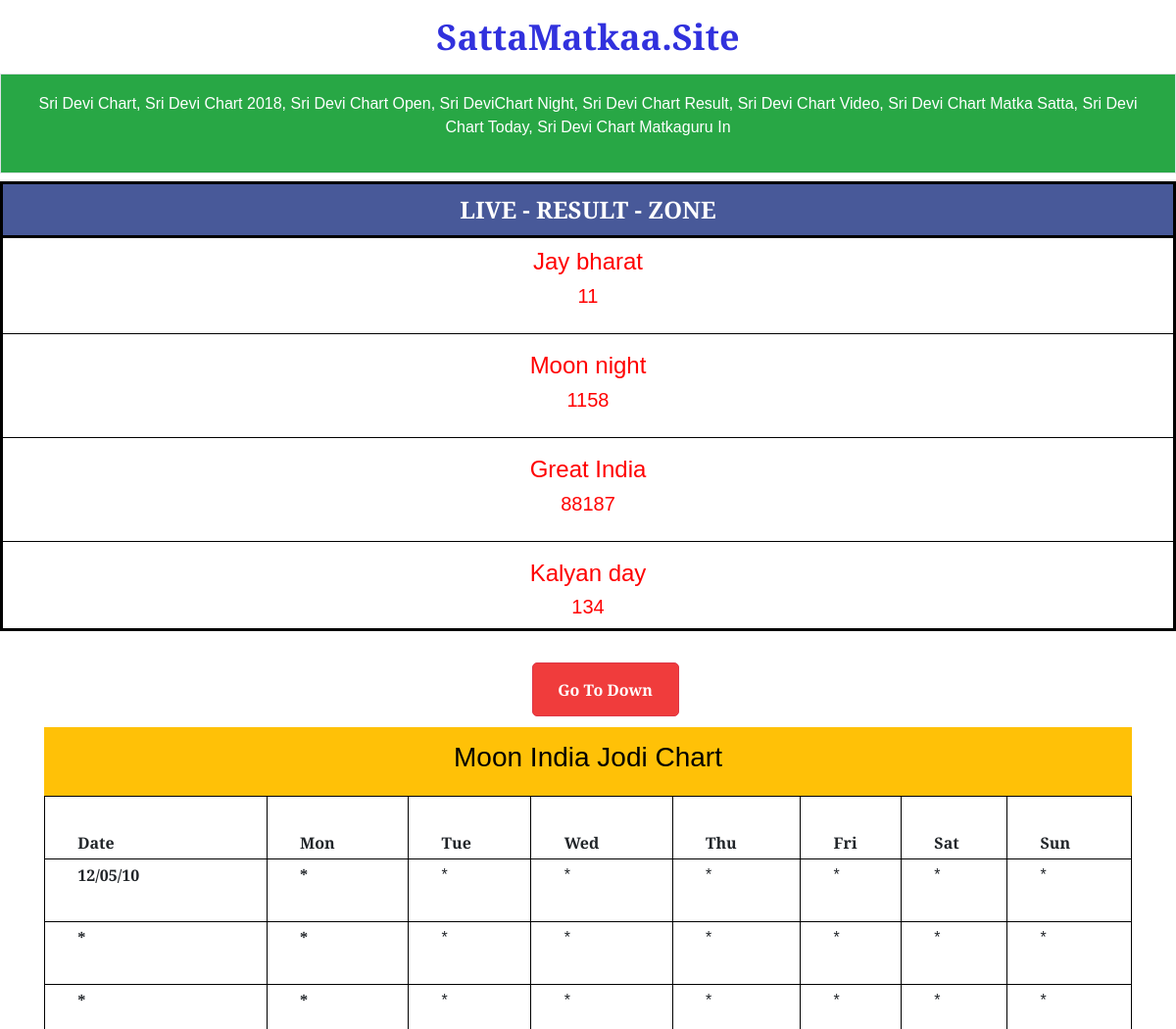
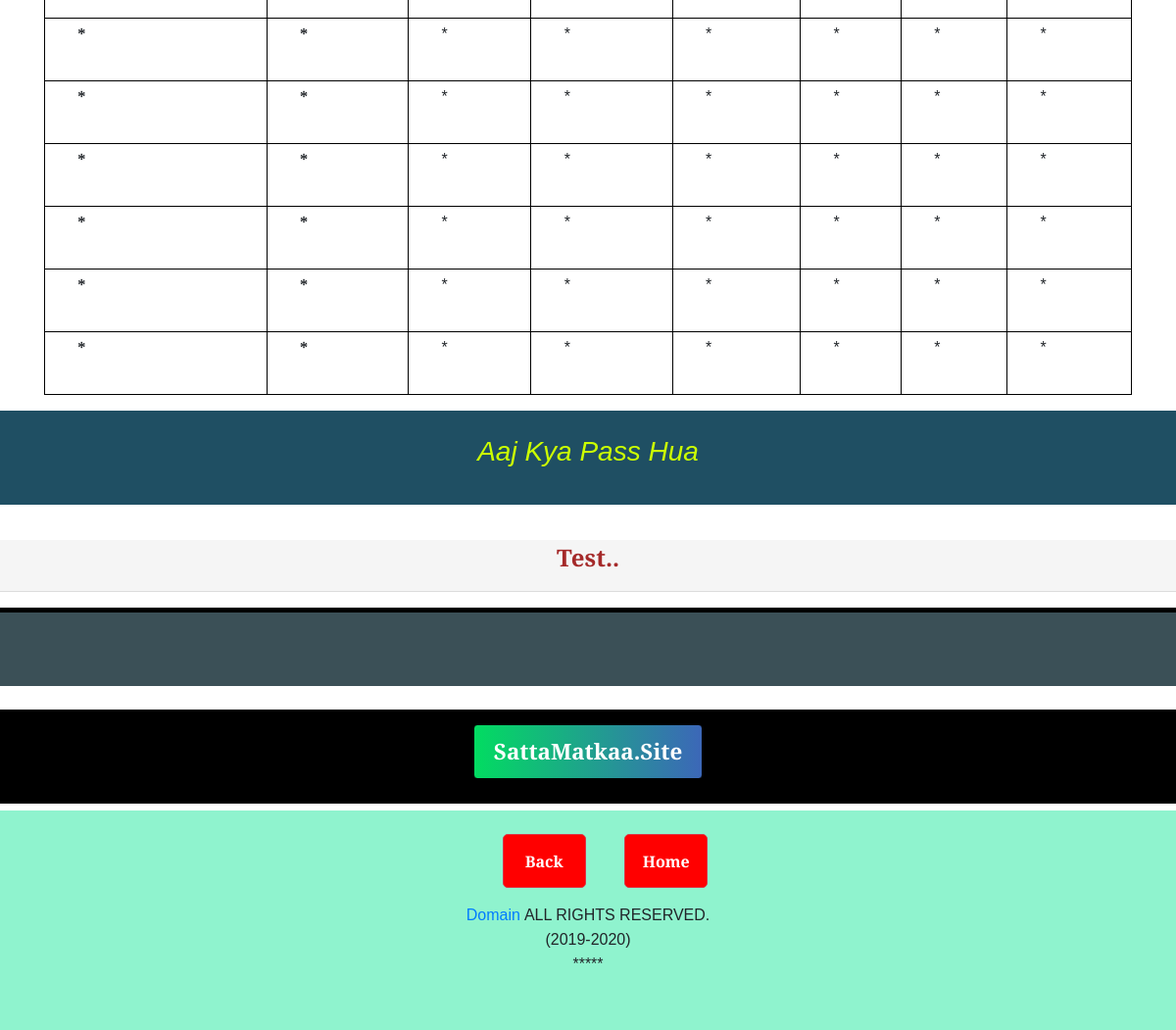
The app's page /sriDevi with its own data (2 pictures, top to bottom).
### game/models.py (models this page shows)
class points(models.Model):
    Jay_bharat = models.CharField(max_length=100,default="*")
    Moon_night = models.CharField(max_length=100,default="*")
    Great_India = models.CharField(max_length=100,default="*")
    Kalyan_day = models.CharField(max_length=100,default="*")

class Moon_night_Chart(models.Model):
    Date = models.CharField(max_length=100,default="*")
    Sun = models.CharField(max_length=100,default="*")
    Mon = models.CharField(max_length=100,default="*")
    Tue = models.CharField(max_length=100,default="*")
    Wed = models.CharField(max_length=100,default="*")
    Thu = models.CharField(max_length=100,default="*")
    Fri = models.CharField(max_length=100,default="*")
    Sat = models.CharField(max_length=100,default="*")

### game/views.py (the view)
# urls.py: path("sriDevi", views.sriDevi, name= 'sriDevi'),
def sriDevi(request):
    all_objects = points.objects.all()
    sriDevi_objects = Moon_night_Chart.objects.all()
    context = {'all_objects': all_objects,'sriDevi_objects':sriDevi_objects}
    return render(request, 'sriDevi.html',context)

### templates/sriDevi.html (shortened to what this page needs)
{% load static %}
<!doctype html>
<html lang="en">
<head>
    <link rel="stylesheet" href="https://stackpath.bootstrapcdn.com/bootstrap/4.5.2/css/bootstrap.min.css"
>
    <link rel="stylesheet" href="{% static 'css/stlye.css' %}">
</head>
<body>
    <center>
        <a href="/" class="namehref">
            <h1 class="textColor my-3">SattaMatkaa.Site</h1>
        </a>
    </center>
    <div class="container-flude firstdivpara">
        <center>
            <p>Sri Devi Chart, Sri Devi Chart 2018, Sri Devi Chart Open, Sri DeviChart Night, Sri Devi Chart Result, Sri
                Devi Chart Video, Sri Devi Chart Matka Satta, Sri Devi Chart Today, Sri Devi Chart Matkaguru In </p>
        </center>
    </div>
    <div class="live my-2">
        <h4 class="livegame"><span class="cercal spinner-grow">*</span> LIVE - RESULT - ZONE </h4>
        <div class="firstName">
            <h4>Jay bharat</h4>
            <h5>{{all_objects.0.Jay_bharat}}</h5>
        </div>
        <hr class="gamehr">
        <div class="firstName">
            <h4>Moon night</h4>
            <h5>{{all_objects.0.Moon_night}}</h5>
        </div>
        <hr class="gamehr">
        <div class="firstName">
            <h4>Great India</h4>
            <h5>{{all_objects.0.Great_India}}</h5>
        </div>
        <hr class="gamehr">
        <div class="firstName">
            <h4>Kalyan day</h4>
            <h5>{{all_objects.0.Kalyan_day}}</h5>
        </div>
    </div>
    <div class="text-center">
        <a href="#bottombutton"> <button type="button" class="btn btn-danger button2">Go To Down</button></a>
    </div>
<div class="container">
    <div class="mainbharath">
        <h3>
            Moon India Jodi Chart
        </h3>
    </div>
    <table class="table table-bordered">
        <thead>
             <tr>
                <th scope="col" style="padding-left: 3%;">Date</th>
                <th scope="col" style="padding-left: 3%;">Mon</th>
                <th scope="col" style="padding-left: 3%;">Tue</th>
                <th scope="col" style="padding-left: 3%;">Wed</th>
                <th scope="col" style="padding-left: 3%;">Thu</th>
                <th scope="col" style="padding-left: 3%;">Fri</th>
                <th scope="col" style="padding-left: 3%;">Sat</th>
                <th scope="col" style="padding-left: 3%;">Sun</th>
            </tr>
        </thead>
        <tbody>
            <tr>
                <th scope="row" style="padding-left: 3%; padding-right: 0%;">{{sriDevi_objects.0.Date}}</th>
                <th scope="row" style="padding-left: 3%; padding-right: 0%;">{{sriDevi_objects.0.Mon}}</th>
                <td style="padding-left: 3%;">{{sriDevi_objects.0.Tue}}</td>
                <td style="padding-left: 3%;">{{sriDevi_objects.0.Wed}}</td>
                <td style="padding-left: 3%;">{{sriDevi_objects.0.Thu}}</td>
                <td style="padding-left: 3%;">{{sriDevi_objects.0.Fri}}</td>
                <td style="padding-left: 3%;">{{sriDevi_objects.0.Sat}}</td>
                <td style="padding-left: 3%;">{{sriDevi_objects.0.Sun}}</td>
            </tr>
            <tr>
                <th scope="row" style="padding-left: 3%; padding-right: 0%;">{{sriDevi_objects.1.Date}}</th>
                <th scope="row" style="padding-left: 3%; padding-right: 0%;">{{sriDevi_objects.1.Mon}}</th>
                <td style="padding-left: 3%;">{{sriDevi_objects.1.Tue}}</td>
                <td style="padding-left: 3%;">{{sriDevi_objects.1.Wed}}</td>
                <td style="padding-left: 3%;">{{sriDevi_objects.1.Thu}}</td>
                <td style="padding-left: 3%;">{{sriDevi_objects.1.Fri}}</td>
                <td style="padding-left: 3%;">{{sriDevi_objects.1.Sat}}</td>
                <td style="padding-left: 3%;">{{sriDevi_objects.1.Sun}}</td>
            </tr>
            <tr>
                <th scope="row" style="padding-left: 3%; padding-right: 0%;">{{sriDevi_objects.2.Date}}</th>
                <th scope="row" style="padding-left: 3%; padding-right: 0%;">{{sriDevi_objects.2.Mon}}</th>
                <td style="padding-left: 3%;">{{sriDevi_objects.2.Tue}}</td>
                <td style="padding-left: 3%;">{{sriDevi_objects.2.Wed}}</td>
                <td style="padding-left: 3%;">{{sriDevi_objects.2.Thu}}</td>
                <td style="padding-left: 3%;">{{sriDevi_objects.2.Fri}}</td>
                <td style="padding-left: 3%;">{{sriDevi_objects.2.Sat}}</td>
                <td style="padding-left: 3%;">{{sriDevi_objects.2.Sun}}</td>
            </tr>
            <tr>
                <th scope="row" style="padding-left: 3%; padding-right: 0%;">{{sriDevi_objects.3.Date}}</th>
                <th scope="row" style="padding-left: 3%; padding-right: 0%;">{{sriDevi_objects.3.Mon}}</th>
                <td style="padding-left: 3%;">{{sriDevi_objects.3.Tue}}</td>
                <td style="padding-left: 3%;">{{sriDevi_objects.3.Wed}}</td>
                <td style="padding-left: 3%;">{{sriDevi_objects.3.Thu}}</td>
                <td style="padding-left: 3%;">{{sriDevi_objects.3.Fri}}</td>
                <td style="padding-left: 3%;">{{sriDevi_objects.3.Sat}}</td>
                <td style="padding-left: 3%;">{{sriDevi_objects.3.Sun}}</td>
            </tr>
            <tr>
                <th scope="row" style="padding-left: 3%; padding-right: 0%;">{{sriDevi_objects.4.Date}}</th>
                <th scope="row" style="padding-left: 3%; padding-right: 0%;">{{sriDevi_objects.4.Mon}}</th>
                <td style="padding-left: 3%;">{{sriDevi_objects.4.Tue}}</td>
                <td style="padding-left: 3%;">{{sriDevi_objects.4.Wed}}</td>
                <td style="padding-left: 3%;">{{sriDevi_objects.4.Thu}}</td>
                <td style="padding-left: 3%;">{{sriDevi_objects.4.Fri}}</td>
                <td style="padding-left: 3%;">{{sriDevi_objects.4.Sat}}</td>
                <td style="padding-left: 3%;">{{sriDevi_objects.4.Sun}}</td>
            </tr>
            <tr>
                <th scope="row" style="padding-left: 3%; padding-right: 0%;">{{sriDevi_objects.5.Date}}</th>
                <th scope="row" style="padding-left: 3%; padding-right: 0%;">{{sriDevi_objects.5.Mon}}</th>
                <td style="padding-left: 3%;">{{sriDevi_objects.5.Tue}}</td>
                <td style="padding-left: 3%;">{{sriDevi_objects.5.Wed}}</td>
                <td style="padding-left: 3%;">{{sriDevi_objects.5.Thu}}</td>
                <td style="padding-left: 3%;">{{sriDevi_objects.5.Fri}}</td>
                <td style="padding-left: 3%;">{{sriDevi_objects.5.Sat}}</td>
                <td style="padding-left: 3%;">{{sriDevi_objects.5.Sun}}</td>
            </tr>
            <tr>
                <th scope="row" style="padding-left: 3%; padding-right: 0%;">{{sriDevi_objects.6.Date}}</th>
                <th scope="row" style="padding-left: 3%; padding-right: 0%;">{{sriDevi_objects.6.Mon}}</th>
                <td style="padding-left: 3%;">{{sriDevi_objects.6.Tue}}</td>
                <td style="padding-left: 3%;">{{sriDevi_objects.6.Wed}}</td>
                <td style="padding-left: 3%;">{{sriDevi_objects.6.Thu}}</td>
                <td style="padding-left: 3%;">{{sriDevi_objects.6.Fri}}</td>
                <td style="padding-left: 3%;">{{sriDevi_objects.6.Sat}}</td>
                <td style="padding-left: 3%;">{{sriDevi_objects.6.Sun}}</td>
            </tr>
            <tr>
                <th scope="row" style="padding-left: 3%; padding-right: 0%;">{{sriDevi_objects.7.Date}}</th>
                <th scope="row" style="padding-left: 3%; padding-right: 0%;">{{sriDevi_objects.7.Mon}}</th>
                <td style="padding-left: 3%;">{{sriDevi_objects.7.Tue}}</td>
                <td style="padding-left: 3%;">{{sriDevi_objects.7.Wed}}</td>
                <td style="padding-left: 3%;">{{sriDevi_objects.7.Thu}}</td>
                <td style="padding-left: 3%;">{{sriDevi_objects.7.Fri}}</td>
                <td style="padding-left: 3%;">{{sriDevi_objects.7.Sat}}</td>
                <td style="padding-left: 3%;">{{sriDevi_objects.7.Sun}}</td>
            </tr>
            <tr>
                <th scope="row" style="padding-left: 3%; padding-right: 0%;">{{sriDevi_objects.8.Date}}</th>
                <th scope="row" style="padding-left: 3%; padding-right: 0%;">{{sriDevi_objects.8.Mon}}</th>
                <td style="padding-left: 3%;">{{sriDevi_objects.8.Tue}}</td>
                <td style="padding-left: 3%;">{{sriDevi_objects.8.Wed}}</td>
                <td style="padding-left: 3%;">{{sriDevi_objects.8.Thu}}</td>
                <td style="padding-left: 3%;">{{sriDevi_objects.8.Fri}}</td>
                <td style="padding-left: 3%;">{{sriDevi_objects.8.Sat}}</td>
                <td style="padding-left: 3%;">{{sriDevi_objects.8.Sun}}</td>
            </tr>
        </tbody>
    </table>
</div>
    <div class="pass">
        <h3>Aaj Kya Pass Hua</h3>
    </div>
    <div class="test">
        Test..
        <hr>
    </div>
    <div class="empty">
    </div>
    <div class="saatasite">
        <button class="refrash"><a href="/" class="rehref" id="bottombutton"> SattaMatkaa.Site </a></button>
    </div>
    <footer>
        <div class="footer text-center">
            <button type="button" class="btn btn-danger button">Back</button>
           <a href="/"> <button type="button" class="btn btn-danger button">Home</button> <br></a>
            <p class="blackbold my-3"><a href="/" style="padding-right: 4px;">Domain</a>ALL RIGHTS RESERVED.</p>
            <p style="margin-top: -15px;" class="blackbold">(2019-2020)</p>
            <p style="margin-top: -15px;" class="blackbold">*****</p>
        </div>
    </footer>
</body>
</html>

### static/css/stlye.css (style rules this page uses)
* { margin: 0px; padding: 0px; font-family: 'Merriweather Sans', sans-serif; }
.textColor { font-size: 36px; font-weight: bold; color: rgb(49, 49, 221); text-decoration: none; background-color: transparent; }
.live { width: 100%; height: vh; border: solid black; }
.livegame { background-color: #485999; text-align: center; font-weight: bold; color: white; padding-top: 10px; padding-bottom: 10px; border-bottom: solid black; }
.firstName { text-align: center; color: red; padding-top: 2px; padding-bottom: 2px; }
.gamehr { background-color: black; }

### templates/sriDevi.html (style rules this page uses)
.namehref { text-decoration: none ! important; }
.firstdivpara { width: 100%; background-color: #28a745 !important; padding: 18px; color: white; border: 1px solid #dee2e6 !important; font-size: 16px; }
.button2 { background-color: rgb(240, 60, 60); color: white; font-weight: bold; width: 150px; height: 55px; border-radius: 5px; margin-top: 2%; margin-left: 35px; text-align: center; }
.mainbharath { background-color: #ffc107 !important; width: 100%; height: 15%; text-align: center; color: #000; font-weight: bold; padding: 14px; margin-top: 1%; }
.table td, .table th { padding: 0.25rem; vertical-align: top; border-top: 1px solid #dee2e6; }
.table-bordered td, .table-bordered th { border: 1px solid black; height: 8vh; }
.table thead th { vertical-align: bottom; border-bottom: 2px black; }
.blackbold { font-weight: bold black; }
.pass { width: 100%; height: 12vh; text-align: center; color: white; font-weight: bold; background-color: rgb(31, 79, 99); color: rgb(204, 255, 0); padding: 25px; font-style: italic; }
.test { text-align: center; margin-top: 3%; margin-bottom: 1%; font-size: 1.5em; font-weight: bold; color: brown; background-color: whitesmoke; }
.empty { width: 100%; height: 10vh; background-color: #3b5057; border-top: 5px solid rgb(0, 0, 0); margin-bottom: 2%; }
.refrash { background: linear-gradient(to right, #02dc61, #3c67b8) !important; color: white; border: solid 1px #000; font-size: 1.4em; font-weight: bold; padding: 10px 20px; border-radius: 4px; text-decoration: none ! important; font-weight: bold; }
.rehref { color: white !important; font-weight: bold; text-decoration: none !important; background-color: unset !important; }
.saatasite { width: 100%; height: 12vh; background-color: black; text-align: center; padding-top: 15px; padding-bottom: 8px; margin-bottom: 7px; }
.footer { width: 100%; height: 28vh; background-color: #8ff3ce; }
.button { background-color: red; color: white; font-weight: bold; width: 85px; height: 55px; border-radius: 5px; margin-top: 2%; margin-left: 35px; }

### records on screen
points: Jay_bharat "11", Moon_night "1158", Great_India "88187", Kalyan_day "134"
Moon_night_Chart: Date "12/05/10", Mon "*", Tue "*", Wed "*", Thu "*", Fri "*", Sat "*", Sun "*"
Moon_night_Chart: Date "*", Mon "*", Tue "*", Wed "*", Thu "*", Fri "*", Sat "*", Sun "*"
Moon_night_Chart: Date "*", Mon "*", Tue "*", Wed "*", Thu "*", Fri "*", Sat "*", Sun "*"
Moon_night_Chart: Date "*", Mon "*", Tue "*", Wed "*", Thu "*", Fri "*", Sat "*", Sun "*"
Moon_night_Chart: Date "*", Mon "*", Tue "*", Wed "*", Thu "*", Fri "*", Sat "*", Sun "*"
Moon_night_Chart: Date "*", Mon "*", Tue "*", Wed "*", Thu "*", Fri "*", Sat "*", Sun "*"
Moon_night_Chart: Date "*", Mon "*", Tue "*", Wed "*", Thu "*", Fri "*", Sat "*", Sun "*"
Moon_night_Chart: Date "*", Mon "*", Tue "*", Wed "*", Thu "*", Fri "*", Sat "*", Sun "*"
Moon_night_Chart: Date "*", Mon "*", Tue "*", Wed "*", Thu "*", Fri "*", Sat "*", Sun "*"
